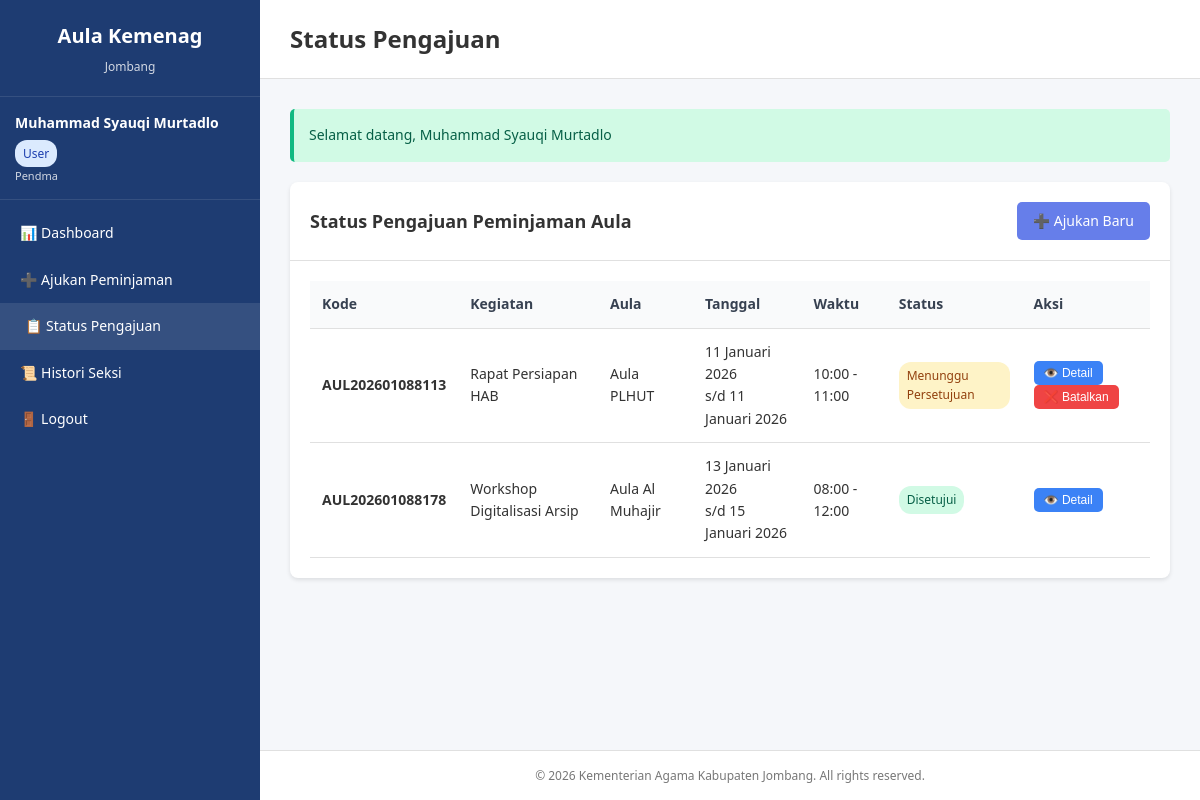
Page /user/status.php (signed in) on the committed database.
### tables this page shows
CREATE TABLE `pengajuan_aula` (
  `id` int NOT NULL,
  `kode_pengajuan` varchar(50) NOT NULL,
  `user_id` int NOT NULL,
  `seksi_id` int NOT NULL,
  `aula_id` int NOT NULL,
  `nama_pemohon` varchar(100) NOT NULL,
  `tanggal_mulai` date NOT NULL,
  `tanggal_selesai` date NOT NULL,
  `waktu_mulai` time NOT NULL,
  `waktu_selesai` time NOT NULL,
  `nama_kegiatan` varchar(200) NOT NULL,
  `jumlah_peserta` int DEFAULT NULL,
  `keterangan` text,
  `status_id` int DEFAULT '1',
  `alasan_penolakan` text,
  `disetujui_oleh` int DEFAULT NULL,
  `tanggal_persetujuan` datetime DEFAULT NULL,
  `created_at` timestamp NULL DEFAULT CURRENT_TIMESTAMP,
  `updated_at` timestamp NULL DEFAULT CURRENT_TIMESTAMP ON UPDATE CURRENT_TIMESTAMP
);

CREATE TABLE `aula` (
  `id` int NOT NULL,
  `nama_aula` varchar(100) NOT NULL,
  `kapasitas` int DEFAULT NULL,
  `fasilitas` text,
  `keterangan` text,
  `status` enum('aktif','nonaktif') DEFAULT 'aktif',
  `created_at` timestamp NULL DEFAULT CURRENT_TIMESTAMP,
  `updated_at` timestamp NULL DEFAULT CURRENT_TIMESTAMP ON UPDATE CURRENT_TIMESTAMP
);

CREATE TABLE `status_pengajuan` (
  `id` int NOT NULL,
  `nama_status` varchar(50) NOT NULL,
  `warna` varchar(20) DEFAULT NULL,
  `created_at` timestamp NULL DEFAULT CURRENT_TIMESTAMP
);

### config/database.php (called while the page is built, shortened)
<?php
function format_tanggal($date) {
    $bulan = array(
        1 => 'Januari', 'Februari', 'Maret', 'April', 'Mei', 'Juni',
        'Juli', 'Agustus', 'September', 'Oktober', 'November',
        'Desember'
    );
    $split = explode('-', $date);
    return $split[2] . ' ' . $bulan[(int)$split[1]] . ' ' . $split[0];
}
?>

### user/status.php (the view, shortened to what this page needs)
<?php
require_once '../config/database.php';
$query = "SELECT p.*, a.nama_aula, s.nama_seksi, st.nama_status, st.warna,
          u.nama_lengkap as disetujui_oleh_nama
          FROM pengajuan_aula p
          LEFT JOIN aula a ON p.aula_id = a.id
          LEFT JOIN seksi s ON p.seksi_id = s.id
          LEFT JOIN status_pengajuan st ON p.status_id = st.id
          LEFT JOIN users u ON p.disetujui_oleh = u.id
          WHERE p.user_id = {$_SESSION['user_id']}
          ORDER BY p.created_at DESC";
$result = mysqli_query($conn, $query);
include '../includes/header.php';
?>
<div class="card">
    <div class="card-header">
        <h3>Status Pengajuan Peminjaman Aula</h3>
        <a href="pengajuan.php" class="btn btn-primary">➕ Ajukan Baru</a>
    </div>
    <div class="card-body">
        <?php if (mysqli_num_rows($result) == 0): ?>
        <div class="alert alert-info">
            Belum ada pengajuan. <a href="pengajuan.php">Ajukan sekarang</a>
        </div>
        <?php else: ?>
        <div class="table-responsive">
            <table class="table">
                <thead>
                    <tr>
                        <th>Kode</th>
                        <th>Kegiatan</th>
                        <th>Aula</th>
                        <th>Tanggal</th>
                        <th>Waktu</th>
                        <th>Status</th>
                        <th>Aksi</th>
                    </tr>
                </thead>
                <tbody>
                    <?php while ($row = mysqli_fetch_assoc($result)): ?>
                    <tr>
                        <td><strong><?php echo $row['kode_pengajuan']; ?></strong></td>
                        <td><?php echo $row['nama_kegiatan']; ?></td>
                        <td><?php echo $row['nama_aula']; ?></td>
                        <td>
                            <?php echo format_tanggal($row['tanggal_mulai']); ?><br>
                            s/d <?php echo format_tanggal($row['tanggal_selesai']); ?>
                        </td>
                        <td>
                            <?php echo substr($row['waktu_mulai'], 0, 5); ?> -
                            <?php echo substr($row['waktu_selesai'], 0, 5); ?>
                        </td>
                        <td>
                            <span class="badge badge-<?php echo $row['warna']; ?>">
                                <?php echo $row['nama_status']; ?>
                            </span>
                        </td>
                        <td>
                            <button class="btn btn-sm btn-info" onclick="viewDetail(<?php echo htmlspecialchars(json_encode($row)); ?>)">
                                👁️ Detail
                            </button>
                            <?php if ($row['status_id'] == 1):  ?>
                            <form method="POST" action="../proses/pengajuan.php" style="display: inline;">
                                <button type="submit" class="btn btn-sm btn-danger"
                                        onclick="return confirm('Yakin ingin membatalkan pengajuan ini?')">
                                    ❌ Batalkan
                                </button>
                            </form>
                            <?php endif; ?>
                        </td>
                    </tr>
                    <?php endwhile; ?>
                </tbody>
            </table>
        </div>
        <?php endif; ?>
    </div>
</div>
<?php include '../includes/footer.php'; ?>

### assets/css/style.css (style rules this page uses)
* { margin: 0; padding: 0; box-sizing: border-box; }
body { font-family: "Segoe UI", Tahoma, Geneva, Verdana, sans-serif; font-size: 14px; line-height: 1.6; color: #333; background: #f5f7fa; }
.card { background: white; border-radius: 8px; box-shadow: 0 2px 4px rgba(0, 0, 0, 0.1); margin-bottom: 30px; overflow: hidden; }
.card-header { padding: 20px; border-bottom: 1px solid #e0e0e0; display: flex; justify-content: space-between; align-items: center; }
.card-header h3 { font-size: 18px; color: #333; }
.card-body { padding: 20px; }
.btn { padding: 8px 16px; border: none; border-radius: 5px; cursor: pointer; font-size: 14px; text-decoration: none; display: inline-block; transition: all 0.3s; }
.btn-primary { background: #667eea; color: white; }
.btn-danger { background: #ef4444; color: white; }
.btn-info { background: #3b82f6; color: white; }
.btn-sm { padding: 5px 10px; font-size: 12px; }
.table-responsive { overflow-x: auto; }
.table { width: 100%; border-collapse: collapse; }
.table th, .table td { padding: 12px; text-align: left; border-bottom: 1px solid #e0e0e0; }
.table thead th { background: #f9fafb; font-weight: 600; color: #374151; }
.badge { padding: 4px 8px; border-radius: 12px; font-size: 12px; font-weight: 500; display: inline-block; }
.badge-success { background: #d1fae5; color: #065f46; }
.badge-warning { background: #fef3c7; color: #92400e; }

### rows in the picture
pengajuan_aula: kode_pengajuan "AUL202601088113", nama_kegiatan "Rapat Persiapan HAB", aula.nama_aula "Aula PLHUT", tanggal_mulai "11 Januari 2026", tanggal_selesai "11 Januari 2026", waktu_mulai "10:00", waktu_selesai "11:00", status.nama_status "Menunggu Persetujuan"
pengajuan_aula: kode_pengajuan "AUL202601088178", nama_kegiatan "Workshop Digitalisasi Arsip", aula.nama_aula "Aula Al Muhajir", tanggal_mulai "13 Januari 2026", tanggal_selesai "15 Januari 2026", waktu_mulai "08:00", waktu_selesai "12:00", status.nama_status "Disetujui"

### other values in the picture
$_SESSION['nama_lengkap'] "Muhammad Syauqi Murtadlo"
$_SESSION['nama_role'] "User"
$_SESSION['nama_seksi'] "Pendma"
$page_title "Status Pengajuan"
$flash['message'] "Selamat datang, Muhammad Syauqi Murtadlo"
